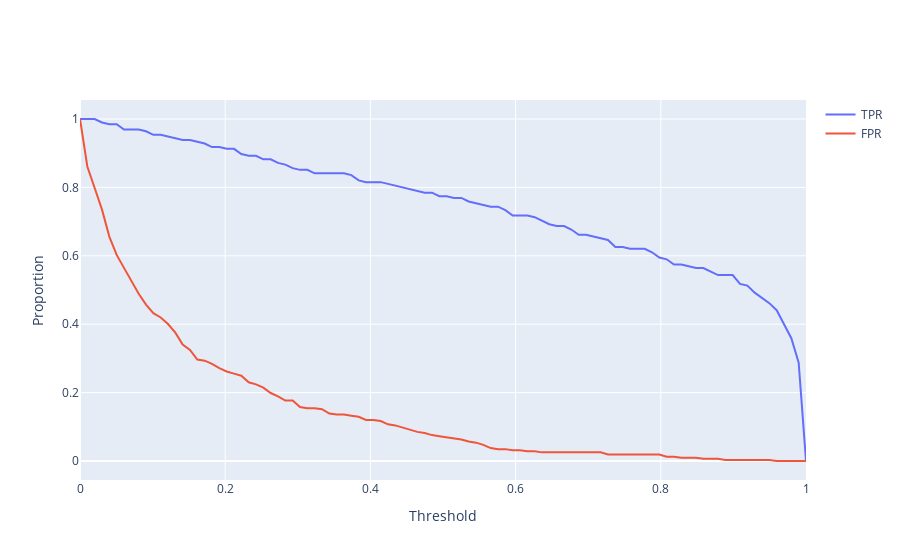

Here is the notebook cell this chart was saved with:
### Markdown cell above
<br/><br/>

First we plot the TPR and FPR rates vs. threshold:

### Code cell
fig = go.Figure()
fig.add_trace(go.Scatter(name = 'TPR', x = thresholds, y = tprs))
fig.add_trace(go.Scatter(name = 'FPR', x = thresholds, y = fprs))
fig.update_xaxes(title="Threshold")
fig.update_yaxes(title="Proportion")
